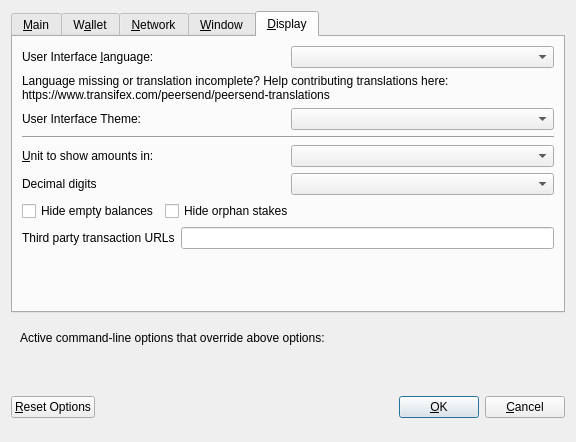
<?xml version="1.0" encoding="UTF-8"?>
<ui version="4.0">
 <class>OptionsDialog</class>
 <widget class="QDialog" name="OptionsDialog">
  <property name="geometry">
   <rect>
    <x>0</x>
    <y>0</y>
    <width>576</width>
    <height>442</height>
   </rect>
  </property>
  <property name="windowTitle">
   <string>Options</string>
  </property>
  <property name="modal">
   <bool>true</bool>
  </property>
  <layout class="QVBoxLayout" name="verticalLayout">
   <item>
    <widget class="QTabWidget" name="tabWidget">
     <property name="currentIndex">
      <number>4</number>
     </property>
     <widget class="QWidget" name="tabMain">
      <attribute name="title">
       <string>&amp;Main</string>
      </attribute>
      <layout class="QVBoxLayout" name="verticalLayout_Main">
       <item>
        <widget class="QCheckBox" name="bitcoinAtStartup">
         <property name="toolTip">
          <string>Automatically start PeerSend after logging in to the system.</string>
         </property>
         <property name="text">
          <string>&amp;Start PeerSend on system login</string>
         </property>
        </widget>
       </item>
       <item>
        <layout class="QHBoxLayout" name="horizontalLayout_2_Main">
         <item>
          <widget class="QLabel" name="databaseCacheLabel">
           <property name="text">
            <string>Size of &amp;database cache</string>
           </property>
           <property name="textFormat">
            <enum>Qt::PlainText</enum>
           </property>
           <property name="buddy">
            <cstring>databaseCache</cstring>
           </property>
          </widget>
         </item>
         <item>
          <widget class="QSpinBox" name="databaseCache"/>
         </item>
         <item>
          <widget class="QLabel" name="databaseCacheUnitLabel">
           <property name="text">
            <string>MB</string>
           </property>
           <property name="textFormat">
            <enum>Qt::PlainText</enum>
           </property>
          </widget>
         </item>
         <item>
          <spacer name="horizontalSpacer_2_Main">
           <property name="orientation">
            <enum>Qt::Horizontal</enum>
           </property>
           <property name="sizeHint" stdset="0">
            <size>
             <width>40</width>
             <height>20</height>
            </size>
           </property>
          </spacer>
         </item>
        </layout>
       </item>
       <item>
        <layout class="QHBoxLayout" name="horizontalLayout_3_Main">
         <item>
          <widget class="QLabel" name="threadsScriptVerifLabel">
           <property name="text">
            <string>Number of script &amp;verification threads</string>
           </property>
           <property name="textFormat">
            <enum>Qt::PlainText</enum>
           </property>
           <property name="buddy">
            <cstring>threadsScriptVerif</cstring>
           </property>
          </widget>
         </item>
         <item>
          <widget class="QSpinBox" name="threadsScriptVerif">
           <property name="toolTip">
            <string>(0 = auto, &lt;0 = leave that many cores free)</string>
           </property>
          </widget>
         </item>
         <item>
          <spacer name="horizontalSpacer_3_Main">
           <property name="orientation">
            <enum>Qt::Horizontal</enum>
           </property>
           <property name="sizeHint" stdset="0">
            <size>
             <width>40</width>
             <height>20</height>
            </size>
           </property>
          </spacer>
         </item>
        </layout>
       </item>
       <item>
        <spacer name="verticalSpacer_2">
         <property name="orientation">
          <enum>Qt::Vertical</enum>
         </property>
         <property name="sizeHint" stdset="0">
          <size>
           <width>20</width>
           <height>40</height>
          </size>
         </property>
        </spacer>
       </item>
       <item>
        <layout class="QHBoxLayout" name="horiz-autominting-layout">
         <item>
          <widget class="QCheckBox" name="checkBoxZeromintEnable">
           <property name="toolTip">
            <string>Enable automatic minting of PSD units to zPSD</string>
           </property>
           <property name="layoutDirection">
            <enum>Qt::LeftToRight</enum>
           </property>
           <property name="text">
            <string>Enable zpsd Automint</string>
           </property>
          </widget>
         </item>
         <item>
          <widget class="QCheckBox" name="checkBoxZeromintAddresses">
           <property name="toolTip">
            <string>Enable automatic zPSD minting from specific addresses</string>
           </property>
           <property name="layoutDirection">
            <enum>Qt::LeftToRight</enum>
           </property>
           <property name="text">
            <string>Enable Automint Addresses</string>
           </property>
          </widget>
         </item>
        </layout>
       </item>
       <item>
        <layout class="QHBoxLayout" name="horizontalLayout_3">
         <item>
          <widget class="QLabel" name="percentage_label">
           <property name="toolTip">
            <string>Percentage of incoming PSD which get automatically converted to zPSD via Zerocoin Protocol (min: 10%)</string>
           </property>
           <property name="text">
            <string>Percentage of autominted zPSD</string>
           </property>
          </widget>
         </item>
         <item>
          <widget class="QSpinBox" name="zeromintPercentage">
           <property name="minimum">
            <number>1</number>
           </property>
           <property name="maximum">
            <number>100</number>
           </property>
          </widget>
         </item>
        </layout>
       </item>
       <item>
        <layout class="QHBoxLayout" name="horizontalLayout" stretch="0,0">
         <property name="sizeConstraint">
          <enum>QLayout::SetFixedSize</enum>
         </property>
         <item>
          <widget class="QLabel" name="labelPreferredDenom">
           <property name="maximumSize">
            <size>
             <width>16777215</width>
             <height>16777215</height>
            </size>
           </property>
           <property name="toolTip">
            <string>Wait with automatic conversion to Zerocoin until enough PSD for this denomination is available</string>
           </property>
           <property name="text">
            <string>Preferred Automint zPSD Denomination</string>
           </property>
          </widget>
         </item>
         <item>
          <widget class="QComboBox" name="preferredDenom">
           <property name="maximumSize">
            <size>
             <width>16777215</width>
             <height>27</height>
            </size>
           </property>
           <property name="toolTip">
            <string>Wait with automatic conversion to Zerocoin until enough PSD for this denomination is available</string>
           </property>
           <property name="maxVisibleItems">
            <number>9</number>
           </property>
           <property name="maxCount">
            <number>9</number>
           </property>
          </widget>
         </item>
        </layout>
       </item>
      </layout>
     </widget>
     <widget class="QWidget" name="tabWallet">
      <attribute name="title">
       <string>W&amp;allet</string>
      </attribute>
      <layout class="QVBoxLayout" name="verticalLayout_Wallet">
       <item>
        <layout class="QHBoxLayout" name="horizontalLayout_2_Wallet">
         <item>
          <widget class="QLabel" name="labelStakeSplitThresholdText">
           <property name="text">
            <string>Stake split threshold:</string>
           </property>
          </widget>
         </item>
         <item>
          <widget class="QSpinBox" name="spinBoxStakeSplitThreshold">
           <property name="minimum">
            <number>1</number>
           </property>
           <property name="maximum">
            <number>999999</number>
           </property>
          </widget>
         </item>
        </layout>
       </item>
       <item>
        <widget class="QGroupBox" name="groupBox">
         <property name="title">
          <string>Expert</string>
         </property>
         <layout class="QVBoxLayout" name="verticalLayout_2">
          <item>
           <widget class="QCheckBox" name="coinControlFeatures">
            <property name="toolTip">
             <string>Whether to show coin control features or not.</string>
            </property>
            <property name="text">
             <string>Enable coin &amp;control features</string>
            </property>
           </widget>
          </item>
          <item>
           <widget class="QCheckBox" name="showMasternodesTab">
            <property name="toolTip">
             <string>Show additional tab listing all your Dogenodes in first sub-tab&lt;br/&gt;and all masternodes on the network in second sub-tab.</string>
            </property>
            <property name="text">
             <string>Show Masternodes Tab</string>
            </property>
           </widget>
          </item>
          <item>
           <widget class="QCheckBox" name="spendZeroConfChange">
            <property name="toolTip">
             <string>If you disable the spending of unconfirmed change, the change from a transaction&lt;br/&gt;cannot be used until that transaction has at least one confirmation.&lt;br/&gt;This also affects how your balance is computed.</string>
            </property>
            <property name="text">
             <string>&amp;Spend unconfirmed change</string>
            </property>
           </widget>
          </item>
         </layout>
        </widget>
       </item>
       <item>
        <spacer name="verticalSpacer_Wallet">
         <property name="orientation">
          <enum>Qt::Vertical</enum>
         </property>
         <property name="sizeHint" stdset="0">
          <size>
           <width>20</width>
           <height>40</height>
          </size>
         </property>
        </spacer>
       </item>
      </layout>
     </widget>
     <widget class="QWidget" name="tabNetwork">
      <attribute name="title">
       <string>&amp;Network</string>
      </attribute>
      <layout class="QVBoxLayout" name="verticalLayout_Network">
       <item>
        <widget class="QCheckBox" name="mapPortUpnp">
         <property name="toolTip">
          <string>Automatically open the PeerSend client port on the router. This only works when your router supports UPnP and it is enabled.</string>
         </property>
         <property name="text">
          <string>Map port using &amp;UPnP</string>
         </property>
        </widget>
       </item>
       <item>
        <widget class="QCheckBox" name="allowIncoming">
         <property name="toolTip">
          <string>Accept connections from outside</string>
         </property>
         <property name="text">
          <string>Allow incoming connections</string>
         </property>
        </widget>
       </item>
       <item>
        <widget class="QCheckBox" name="connectSocks">
         <property name="toolTip">
          <string>Connect to the PeerSend network through a SOCKS5 proxy.</string>
         </property>
         <property name="text">
          <string>&amp;Connect through SOCKS5 proxy (default proxy):</string>
         </property>
        </widget>
       </item>
       <item>
        <layout class="QHBoxLayout" name="horizontalLayout_1_Network">
         <item>
          <widget class="QLabel" name="proxyIpLabel">
           <property name="text">
            <string>Proxy &amp;IP:</string>
           </property>
           <property name="textFormat">
            <enum>Qt::PlainText</enum>
           </property>
           <property name="buddy">
            <cstring>proxyIp</cstring>
           </property>
          </widget>
         </item>
         <item>
          <widget class="QValidatedLineEdit" name="proxyIp">
           <property name="minimumSize">
            <size>
             <width>140</width>
             <height>0</height>
            </size>
           </property>
           <property name="maximumSize">
            <size>
             <width>140</width>
             <height>16777215</height>
            </size>
           </property>
           <property name="toolTip">
            <string>IP address of the proxy (e.g. IPv4: 127.0.0.1 / IPv6: ::1)</string>
           </property>
          </widget>
         </item>
         <item>
          <widget class="QLabel" name="proxyPortLabel">
           <property name="text">
            <string>&amp;Port:</string>
           </property>
           <property name="textFormat">
            <enum>Qt::PlainText</enum>
           </property>
           <property name="buddy">
            <cstring>proxyPort</cstring>
           </property>
          </widget>
         </item>
         <item>
          <widget class="QLineEdit" name="proxyPort">
           <property name="minimumSize">
            <size>
             <width>55</width>
             <height>0</height>
            </size>
           </property>
           <property name="maximumSize">
            <size>
             <width>55</width>
             <height>16777215</height>
            </size>
           </property>
           <property name="toolTip">
            <string>Port of the proxy (e.g. 9050)</string>
           </property>
          </widget>
         </item>
         <item>
          <spacer name="horizontalSpacer_1_Network">
           <property name="orientation">
            <enum>Qt::Horizontal</enum>
           </property>
           <property name="sizeHint" stdset="0">
            <size>
             <width>40</width>
             <height>20</height>
            </size>
           </property>
          </spacer>
         </item>
        </layout>
       </item>
       <item>
        <spacer name="verticalSpacer_Network">
         <property name="orientation">
          <enum>Qt::Vertical</enum>
         </property>
         <property name="sizeHint" stdset="0">
          <size>
           <width>20</width>
           <height>40</height>
          </size>
         </property>
        </spacer>
       </item>
      </layout>
     </widget>
     <widget class="QWidget" name="tabWindow">
      <attribute name="title">
       <string>&amp;Window</string>
      </attribute>
      <layout class="QVBoxLayout" name="verticalLayout_Window">
       <item>
        <widget class="QCheckBox" name="minimizeToTray">
         <property name="toolTip">
          <string>Show only a tray icon after minimizing the window.</string>
         </property>
         <property name="text">
          <string>&amp;Minimize to the tray instead of the taskbar</string>
         </property>
        </widget>
       </item>
       <item>
        <widget class="QCheckBox" name="minimizeOnClose">
         <property name="toolTip">
          <string>Minimize instead of exit the application when the window is closed. When this option is enabled, the application will be closed only after selecting Quit in the menu.</string>
         </property>
         <property name="text">
          <string>M&amp;inimize on close</string>
         </property>
        </widget>
       </item>
       <item>
        <spacer name="verticalSpacer_Window">
         <property name="orientation">
          <enum>Qt::Vertical</enum>
         </property>
         <property name="sizeHint" stdset="0">
          <size>
           <width>20</width>
           <height>40</height>
          </size>
         </property>
        </spacer>
       </item>
      </layout>
     </widget>
     <widget class="QWidget" name="tabDisplay">
      <attribute name="title">
       <string>&amp;Display</string>
      </attribute>
      <layout class="QVBoxLayout" name="verticalLayout_Display">
       <item>
        <layout class="QHBoxLayout" name="horizontalLayout_1_Display">
         <item>
          <widget class="QLabel" name="langLabel">
           <property name="text">
            <string>User Interface &amp;language:</string>
           </property>
           <property name="textFormat">
            <enum>Qt::PlainText</enum>
           </property>
           <property name="buddy">
            <cstring>lang</cstring>
           </property>
          </widget>
         </item>
         <item>
          <widget class="QValueComboBox" name="lang">
           <property name="toolTip">
            <string>The user interface language can be set here. This setting will take effect after restarting peersend.</string>
           </property>
          </widget>
         </item>
        </layout>
       </item>
       <item>
        <widget class="QLabel" name="label_3">
         <property name="toolTip">
          <string notr="true"/>
         </property>
         <property name="statusTip">
          <string notr="true"/>
         </property>
         <property name="whatsThis">
          <string notr="true"/>
         </property>
         <property name="accessibleName">
          <string notr="true"/>
         </property>
         <property name="text">
          <string>Language missing or translation incomplete? Help contributing translations here:
https://www.transifex.com/peersend/peersend-translations</string>
         </property>
         <property name="wordWrap">
          <bool>true</bool>
         </property>
         <property name="openExternalLinks">
          <bool>true</bool>
         </property>
         <property name="textInteractionFlags">
          <set>Qt::TextBrowserInteraction</set>
         </property>
        </widget>
       </item>
       <item>
        <layout class="QHBoxLayout" name="horizontalLayout_2_Display" stretch="0,0">
         <item>
          <widget class="QLabel" name="themeLabel">
           <property name="text">
            <string>User Interface Theme:</string>
           </property>
          </widget>
         </item>
         <item>
          <widget class="QValueComboBox" name="theme"/>
         </item>
        </layout>
       </item>
       <item>
        <widget class="Line" name="line">
         <property name="orientation">
          <enum>Qt::Horizontal</enum>
         </property>
        </widget>
       </item>
       <item>
        <layout class="QHBoxLayout" name="horizontalLayout_3_Display">
         <item>
          <widget class="QLabel" name="unitLabel">
           <property name="text">
            <string>&amp;Unit to show amounts in:</string>
           </property>
           <property name="textFormat">
            <enum>Qt::PlainText</enum>
           </property>
           <property name="buddy">
            <cstring>unit</cstring>
           </property>
          </widget>
         </item>
         <item>
          <widget class="QValueComboBox" name="unit">
           <property name="toolTip">
            <string>Choose the default subdivision unit to show in the interface and when sending coins.</string>
           </property>
          </widget>
         </item>
        </layout>
       </item>
       <item>
        <layout class="QHBoxLayout" name="horizontalLayout_4_Display">
         <item>
          <widget class="QLabel" name="digitsLabel">
           <property name="text">
            <string>Decimal digits</string>
           </property>
          </widget>
         </item>
         <item>
          <widget class="QValueComboBox" name="digits"/>
         </item>
        </layout>
       </item>
       <item>
        <layout class="QHBoxLayout" name="horizontalLayout_5_Display">
         <item>
          <widget class="QCheckBox" name="checkBoxHideZeroBalances">
           <property name="toolTip">
            <string>Hide empty balances</string>
           </property>
           <property name="layoutDirection">
            <enum>Qt::LeftToRight</enum>
           </property>
           <property name="text">
            <string>Hide empty balances</string>
           </property>
          </widget>
         </item>
         <item>
          <widget class="QCheckBox" name="checkBoxHideOrphans">
           <property name="toolTip">
            <string>Hide orphan stakes in transaction lists</string>
           </property>
           <property name="text">
            <string>Hide orphan stakes</string>
           </property>
          </widget>
         </item>
         <item>
          <spacer name="horizontalSpacer">
           <property name="orientation">
            <enum>Qt::Horizontal</enum>
           </property>
           <property name="sizeHint" stdset="0">
            <size>
             <width>40</width>
             <height>20</height>
            </size>
           </property>
          </spacer>
         </item>
        </layout>
       </item>
       <item>
        <layout class="QHBoxLayout" name="horizontalLayout_6_Display">
         <item>
          <widget class="QLabel" name="thirdPartyTxUrlsLabel">
           <property name="toolTip">
            <string>Third party URLs (e.g. a block explorer) that appear in the transactions tab as context menu items. %s in the URL is replaced by transaction hash. Multiple URLs are separated by vertical bar |.</string>
           </property>
           <property name="text">
            <string>Third party transaction URLs</string>
           </property>
           <property name="buddy">
            <cstring>thirdPartyTxUrls</cstring>
           </property>
          </widget>
         </item>
         <item>
          <widget class="QLineEdit" name="thirdPartyTxUrls">
           <property name="toolTip">
            <string>Third party URLs (e.g. a block explorer) that appear in the transactions tab as context menu items. %s in the URL is replaced by transaction hash. Multiple URLs are separated by vertical bar |.</string>
           </property>
          </widget>
         </item>
        </layout>
       </item>
       <item>
        <spacer name="verticalSpacer">
         <property name="orientation">
          <enum>Qt::Vertical</enum>
         </property>
         <property name="sizeHint" stdset="0">
          <size>
           <width>20</width>
           <height>40</height>
          </size>
         </property>
        </spacer>
       </item>
      </layout>
     </widget>
    </widget>
   </item>
   <item>
    <widget class="QFrame" name="frame">
     <layout class="QVBoxLayout" name="verticalLayout_Bottom">
      <item>
       <layout class="QHBoxLayout" name="horizontalLayout_Bottom">
        <item>
         <widget class="QLabel" name="overriddenByCommandLineInfoLabel">
          <property name="text">
           <string>Active command-line options that override above options:</string>
          </property>
          <property name="textFormat">
           <enum>Qt::PlainText</enum>
          </property>
         </widget>
        </item>
        <item>
         <spacer name="horizontalSpacer_Bottom">
          <property name="orientation">
           <enum>Qt::Horizontal</enum>
          </property>
          <property name="sizeHint" stdset="0">
           <size>
            <width>40</width>
            <height>20</height>
           </size>
          </property>
         </spacer>
        </item>
       </layout>
      </item>
      <item>
       <widget class="QLabel" name="overriddenByCommandLineLabel">
        <property name="text">
         <string/>
        </property>
        <property name="textFormat">
         <enum>Qt::PlainText</enum>
        </property>
        <property name="wordWrap">
         <bool>true</bool>
        </property>
       </widget>
      </item>
     </layout>
    </widget>
   </item>
   <item>
    <layout class="QHBoxLayout" name="horizontalLayout_Buttons">
     <item>
      <widget class="QPushButton" name="resetButton">
       <property name="toolTip">
        <string>Reset all client options to default.</string>
       </property>
       <property name="text">
        <string>&amp;Reset Options</string>
       </property>
       <property name="autoDefault">
        <bool>false</bool>
       </property>
      </widget>
     </item>
     <item>
      <spacer name="horizontalSpacer_1">
       <property name="orientation">
        <enum>Qt::Horizontal</enum>
       </property>
       <property name="sizeHint" stdset="0">
        <size>
         <width>40</width>
         <height>48</height>
        </size>
       </property>
      </spacer>
     </item>
     <item>
      <widget class="QLabel" name="statusLabel">
       <property name="minimumSize">
        <size>
         <width>200</width>
         <height>0</height>
        </size>
       </property>
       <property name="font">
        <font>
         <weight>75</weight>
         <bold>true</bold>
        </font>
       </property>
       <property name="text">
        <string/>
       </property>
       <property name="textFormat">
        <enum>Qt::PlainText</enum>
       </property>
       <property name="wordWrap">
        <bool>true</bool>
       </property>
      </widget>
     </item>
     <item>
      <spacer name="horizontalSpacer_2">
       <property name="orientation">
        <enum>Qt::Horizontal</enum>
       </property>
       <property name="sizeHint" stdset="0">
        <size>
         <width>40</width>
         <height>48</height>
        </size>
       </property>
      </spacer>
     </item>
     <item>
      <widget class="QPushButton" name="okButton">
       <property name="text">
        <string>&amp;OK</string>
       </property>
       <property name="autoDefault">
        <bool>false</bool>
       </property>
       <property name="default">
        <bool>true</bool>
       </property>
      </widget>
     </item>
     <item>
      <widget class="QPushButton" name="cancelButton">
       <property name="text">
        <string>&amp;Cancel</string>
       </property>
       <property name="autoDefault">
        <bool>false</bool>
       </property>
      </widget>
     </item>
    </layout>
   </item>
  </layout>
 </widget>
 <customwidgets>
  <customwidget>
   <class>QValidatedLineEdit</class>
   <extends>QLineEdit</extends>
   <header>qvalidatedlineedit.h</header>
  </customwidget>
  <customwidget>
   <class>QValueComboBox</class>
   <extends>QComboBox</extends>
   <header>qvaluecombobox.h</header>
  </customwidget>
 </customwidgets>
 <resources/>
 <connections/>
</ui>
